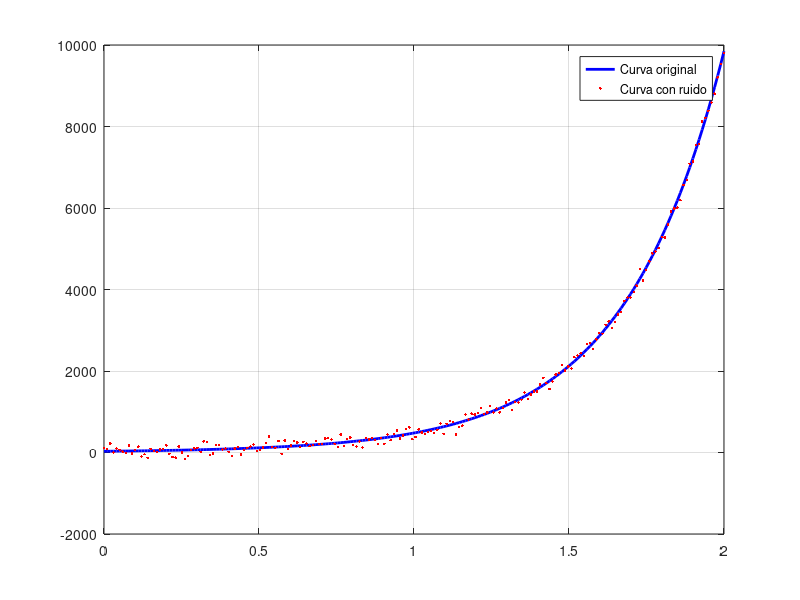

Recreate this plot in MATLAB. (Note: this script raises an error after producing the figure.)
% 1. Definir los datos de la curva original
x = linspace(0, 2, 200);
y_original = 15*exp(2*x) + 15*exp(3.2*x);

% 2. Generar el ruido
desviacion_estandar = 100;
ruido = desviacion_estandar * randn(size(y_original));

% 3. Agregar el ruido a la curva
y_ruidosa = y_original + ruido;

% 4. Graficar para comparar
plot(x, y_original, 'b-', 'LineWidth', 2);
hold on;
plot(x, y_ruidosa, 'r.');
legend('Curva original', 'Curva con ruido');
grid on;
a = x';
b = y_ruidosa';
y_ruidosa = [a b];
writematrix(y_ruidosa,'y_objetivo.xls')
hold off;
